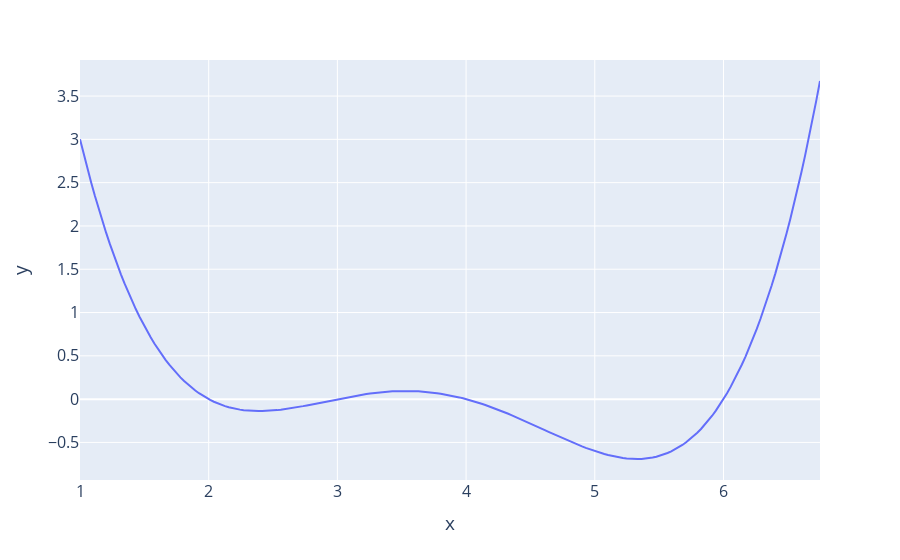

The notebook cell saved with this chart:
### Markdown cell above
Suppose we want to find the value of $x$ that minimizes the arbitrary function given below:

### Code cell
def arbitrary(x):
    return (x**4 - 15*x**3 + 80*x**2 - 180*x + 144)/10

x = np.linspace(1, 6.75, 200)
fig = px.line(y = arbitrary(x), x = x)


fig.update_layout(font_size = 16)

### Figure 1 — Plotly figure (JSON) as saved in the notebook; plotly's stock layout.template omitted (floating-point values rounded to 4 significant figures; data arrays with more than 128 entries replaced by an {"elided": "..."} marker saying what was removed)
{"data": [{"hovertemplate": "x=%{x}<br>y=%{y}<extra></extra>", "legendgroup": "", "line": {"color": "#636efa", "dash": "solid"}, "marker": {"symbol": "circle"}, "mode": "lines", "name": "", "orientation": "v", "showlegend": false, "type": "scatter", "x": {"elided": "200 float values"}, "xaxis": "x", "y": {"elided": "200 float values"}, "yaxis": "y"}], "layout": {"autosize": true, "font": {"size": 16}, "legend": {"tracegroupgap": 0}, "margin": {"t": 60}, "xaxis": {"anchor": "y", "autorange": true, "domain": [0, 1], "range": [1, 6.75], "title": {"text": "x"}, "type": "linear"}, "yaxis": {"anchor": "x", "autorange": true, "domain": [0, 1], "range": [-0.9339, 3.916], "title": {"text": "y"}, "type": "linear"}}}
